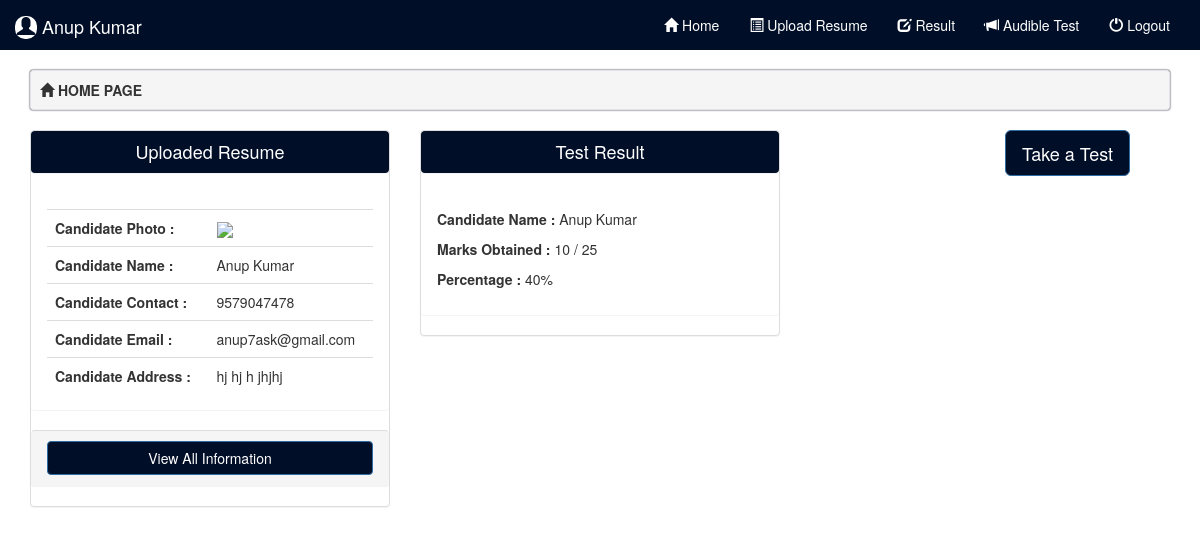
Page /home (signed in) on the committed database.
### tables this page shows
CREATE TABLE IF NOT EXISTS `tbl_resume` (
  `rid` int(11) NOT NULL AUTO_INCREMENT,
  `rdate` varchar(12) NOT NULL,
  `uid` int(10) NOT NULL,
  `photo` varchar(500) NOT NULL,
  `uname` varchar(30) NOT NULL,
  `cname` varchar(30) NOT NULL,
  `contact` varchar(12) NOT NULL,
  `email` varchar(50) NOT NULL,
  `address` varchar(100) NOT NULL,
  `ssc` varchar(40) NOT NULL,
  `hssc` varchar(40) NOT NULL,
  `ug` varchar(40) NOT NULL,
  `pg` varchar(40) NOT NULL,
  `extra_curr` varchar(200) NOT NULL,
  `key_skills` varchar(200) NOT NULL,
  `work_exp` varchar(200) NOT NULL,
  `flag` int(2) NOT NULL,
  PRIMARY KEY (`rid`)
);

### home.php (the view, shortened to what this page needs)
<?php
include('connect.php');
$myresume = mysqli_query($con,"SELECT * FROM `tbl_resume` WHERE `uid` = '".$_SESSION['uid']."' ");
$mrdata = mysqli_fetch_array($myresume);
?>
<!DOCTYPE html>
<html>
<head>
	<?php include('bootcdn.php') ?>
</head>
<body>
	<?php include('header.php'); ?>
	<div class="container">
		<div class="well well-sm">
			<span class="glyphicon glyphicon-home"></span>
			<b>HOME PAGE</b>
		</div>
		<div class="row">
			<div class="col-sm-4">
				<div class="panel panel-default">
					<div class="panel panel-header">
						<h4>Uploaded Resume</h4>
					</div>
                    <div class="panel panel-body">
                    	<div class="table-responsive">
                    	<table class="table">
                    	<tr>
                    	    <th>
						         Candidate Photo :
						    </th>
						    <td>
						    	<img src="<?php echo 'pimgs/'.$mrdata['photo'] ?>" width="100px">
						    </td>
					    </tr>
                    	<tr>
                    	    <th>
						         Candidate Name :
						    </th>
						    <td>
						    	<?php echo $mrdata['cname'] ?>
						    </td>
					    </tr>
						<tr>
							<th>
								Candidate Contact :
							</th>
							<td>
								<?php echo $mrdata['contact'] ?>
							</td>
						</tr>
						<tr>
							<th>
								Candidate Email :
							</th>
							<td>
								<?php echo $mrdata['email'] ?>
							</td>
						</tr>
						<tr>
							<th>
								Candidate Address :
							</th>
							<td>
								<?php echo $mrdata['address'] ?>
							</td>
						</tr>
					</table>
				</div>
					</div>
					<div class="panel panel-footer">
						<button style="background-color:#010E28;" class="btn btn-primary btn-block" data-toggle="modal" data-target="#myModal">View All Information</button>
					</div>
				</div>
			</div>
            <div class="col-sm-4">
            	<div class="panel panel-default">
            		<div class="panel panel-header">
            			<h4>Test Result</h4>
            		</div>
            		<div class="panel panel-body">
            			<?php
       			$numdata = mysqli_query($con,"SELECT * FROM `tbl_test` WHERE `uid` = '".$_SESSION['uid']."' ");
       			$numdata1 = mysqli_num_rows($numdata);
       			if($numdata1==5)
       			{
       			$rdata = mysqli_query($con,"SELECT * FROM `tbl_test` WHERE `uid` = '".$_SESSION['uid']."' ");
       			$total = 0;
       			while($row = mysqli_fetch_assoc($rdata)){
       			?>
       			<?php $total = $total + $row['marks']; ?>
       			<?php
       		}
       		?>
       		<p><b>Candidate Name : </b><?php echo $_SESSION['uname'] ?></p>
				<p><b>Marks Obtained : </b><?php echo $total ?> / 25</p>
				<p><b>Percentage : </b>
					<?php
					echo $t = $total/25 * 100;
					?>%
				</p>
       		<?php
       		}else{
       			echo 'No Data Available..';
       		} ?>
            		</div>
            	</div>
            </div>
            <div class="col-sm-2">
            </div>
			<div class="col-sm-2">
				<?php
				$avl = mysqli_query($con,"SELECT * FROM `tbl_resume` WHERE `uid` = '".$_SESSION['uid']."' ");
				$avl1 = mysqli_num_rows($avl);
				?>
				<a href="test"><button style="background-color:#010E28;" class="btn btn-primary btn-lg" <?php if($avl1==0){echo 'disabled';}elseif($mrdata['flag']=='0'){echo 'disabled';}else{echo 'enabled';} ?>>Take a Test</button></a>
			</div>
		</div>
	</div>
</body>
</html>

### home.php (style rules this page uses)
.well-sm { box-shadow:0 0 2px #010E28; }
.panel-header { background-color:#010E28; color:white; text-align:center; }

### rows in the picture
tbl_resume: cname "Anup Kumar", contact "9579047478", email "anup7ask@gmail.com", address "hj hj h jhjhj"

### other values in the picture
$_SESSION['uname'] "Anup Kumar"
$total "10"
$t = $total/25 * 100 "40"
